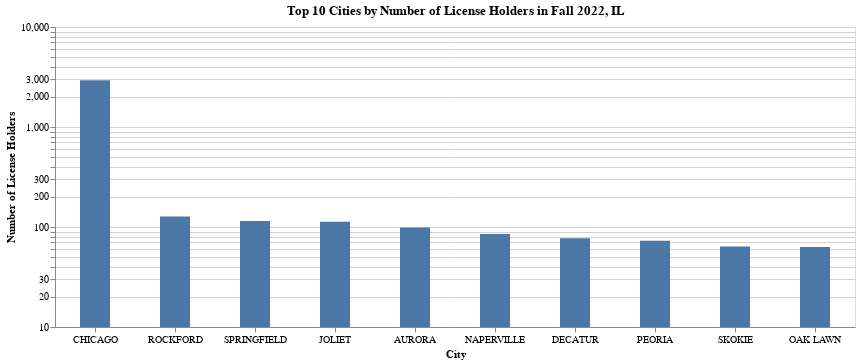

Source (notebook cell):
### Code cell
import altair as alt
input_dropdown = alt.binding_select(options=[], 
                                    name='Statistic')
chart_city = alt.Chart(city_data).mark_bar(size=30).encode( 
  x=alt.X('City', sort='-y', axis=alt.Axis(labelAngle=0)), 
  y=alt.Y('counts:Q',scale=alt.Scale(type='log'),stack=False,
        axis=alt.Axis(
            title='Number of License Holders', 
            grid=True, 
            gridColor='lightgray'
            )),
  tooltip=['City', 'counts']).properties( 
  title='Top 10 Cities by Number of License Holders in Fall 2022, IL',
width=800, height=300)
chart_city

### Figure 1 — Vega-Lite specification as saved in the notebook (floating-point values rounded to 4 significant figures)
{"config": {"view": {"continuousWidth": 300, "continuousHeight": 300}}, "data": {"name": "data-c1e8946b80edb78f8be681a13d6d4a1e"}, "mark": {"type": "bar", "size": 30}, "encoding": {"tooltip": [{"field": "City", "type": "nominal"}, {"field": "counts", "type": "quantitative"}], "x": {"axis": {"labelAngle": 0}, "field": "City", "sort": "-y", "type": "nominal"}, "y": {"axis": {"grid": true, "gridColor": "lightgray", "title": "Number of License Holders"}, "field": "counts", "scale": {"type": "log"}, "stack": false, "type": "quantitative"}}, "height": 300, "title": "Top 10 Cities by Number of License Holders in Fall 2022, IL", "width": 800, "$schema": "https://vega.github.io/schema/vega-lite/v5.20.1.json", "datasets": {"data-c1e8946b80edb78f8be681a13d6d4a1e": [{"City": "CHICAGO", "counts": 2933}, {"City": "ROCKFORD", "counts": 127}, {"City": "SPRINGFIELD", "counts": 115}, {"City": "JOLIET", "counts": 113}, {"City": "AURORA", "counts": 99}, {"City": "NAPERVILLE", "counts": 85}, {"City": "DECATUR", "counts": 77}, {"City": "PEORIA", "counts": 73}, {"City": "SKOKIE", "counts": 64}, {"City": "OAK LAWN", "counts": 63}]}}
